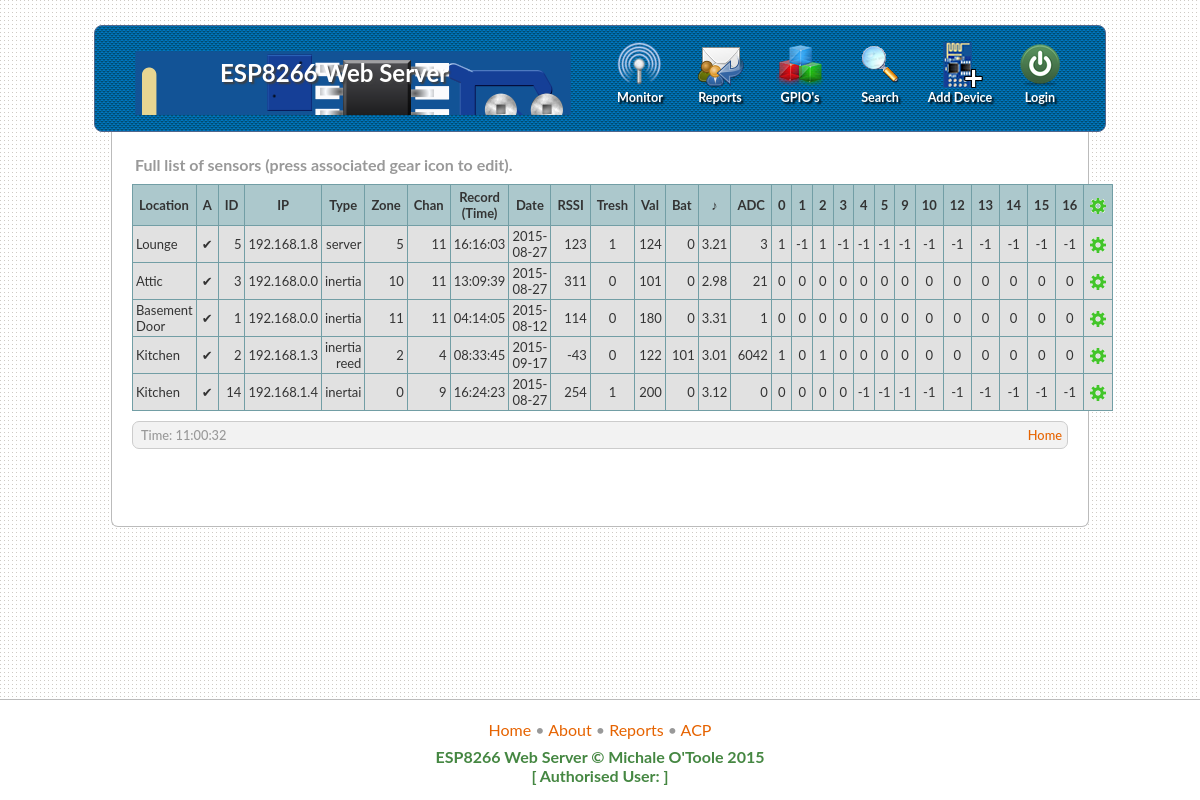
The app's page /reports.php with its own data.
### tables this page shows
CREATE TABLE IF NOT EXISTS `devices` (
  `id` int(8) unsigned NOT NULL AUTO_INCREMENT,
  `esp_is_client` tinyint(1) NOT NULL,
  `esp_ip` varchar(15) NOT NULL DEFAULT '192.168.000.000',
  `esp_zone` int(4) unsigned NOT NULL,
  `esp_chan` int(8) unsigned NOT NULL,
  `esp_status` tinyint(1) unsigned NOT NULL DEFAULT '1',
  `esp_batt` float NOT NULL,
  `esp_rx_time` time NOT NULL,
  `esp_rx_date` date NOT NULL,
  `esp_rssi` smallint(6) NOT NULL,
  `esp_adc_reading` float NOT NULL,
  `esp_adc_trigger` float NOT NULL,
  `esp_type` varchar(20) NOT NULL DEFAULT 'inertia',
  `esp_location` varchar(50) NOT NULL,
  `esp_actives` int(11) unsigned NOT NULL,
  `esp_timestamp` timestamp NOT NULL DEFAULT CURRENT_TIMESTAMP ON UPDATE CURRENT_TIMESTAMP,
  `esp_gpio0` tinyint(1) NOT NULL DEFAULT '-1',
  `esp_gpio1` tinyint(1) NOT NULL DEFAULT '-1',
  `esp_gpio2` tinyint(1) NOT NULL DEFAULT '-1',
  `esp_gpio3` tinyint(1) NOT NULL DEFAULT '-1',
  `esp_gpio4` tinyint(1) NOT NULL DEFAULT '-1',
  `esp_gpio5` tinyint(1) NOT NULL DEFAULT '-1',
  `esp_gpio9` tinyint(1) NOT NULL DEFAULT '-1',
  `esp_gpio10` tinyint(1) NOT NULL DEFAULT '-1',
  `esp_gpio12` tinyint(1) NOT NULL DEFAULT '-1',
  `esp_gpio13` tinyint(1) NOT NULL DEFAULT '-1',
  `esp_gpio14` tinyint(1) NOT NULL DEFAULT '-1',
  `esp_gpio15` tinyint(1) NOT NULL DEFAULT '-1',
  `esp_gpio16` tinyint(1) NOT NULL DEFAULT '-1',
  `esp_adc` tinyint(1) NOT NULL DEFAULT '-1',
  PRIMARY KEY (`id`),
  KEY `esp_status` (`esp_status`)
);

### config.php (called while the page is built, shortened)
<?php
	$database = "esp-server";
?>

### includes/functions.php (called while the page is built, shortened)
<?php
function get_data($id, $all = false)
{
	global $hostname, $username, $password, $database;
	$dbhandle = mysqli_connect($hostname, $username, $password, $database) or die("Unable to connect to MySQL");
	$selected = mysqli_select_db($dbhandle, $database);
	if ($all)
	{
		$sql = "SELECT *
			FROM devices
			ORDER BY esp_is_client, esp_location ASC, esp_rx_date DESC, esp_rx_time DESC";
		$result = mysqli_query($dbhandle, $sql);
		while($row = mysqli_fetch_array($result))
		{
			$json_arrays[] = array(
				'id'		=> $row['id'],
				'ip'		=> $row['esp_ip'],
				'status'	=> $row['esp_status'],
				'gpio0'		=> $row['esp_gpio0'],
				'gpio1'		=> $row['esp_gpio1'],
				'gpio2'		=> $row['esp_gpio2'],
				'gpio3'		=> $row['esp_gpio3'],
				'gpio4'		=> $row['esp_gpio4'],
				'gpio5'		=> $row['esp_gpio5'],
				'gpio9'		=> $row['esp_gpio9'],
				'gpio10'	=> $row['esp_gpio10'],
				'gpio12'	=> $row['esp_gpio12'],
				'gpio13'	=> $row['esp_gpio13'],
				'gpio14'	=> $row['esp_gpio14'],
				'gpio15'	=> $row['esp_gpio15'],
				'gpio16'	=> $row['esp_gpio16'],
				'rssi'		=> $row['esp_rssi'],
				'adc'		=> $row['esp_adc'],
				'adc_reading'	=> $row['esp_adc_reading'],
				'adc_trigger'	=> $row['esp_adc_trigger'],
				'type'		=> $row['esp_type'],
				'chan'		=> $row['esp_chan'],
				'zone'		=> $row['esp_zone'],
				'time'		=> $row['esp_rx_time'],
				'date'		=> $row['esp_rx_date'],
				'location'	=> $row['esp_location'],
				'batt'		=> $row['esp_batt'],
				'actives'	=> $row['esp_actives'],
				'timenow'	=> date('H:i:s', time()),
			);
		}
		return($json_arrays);
	}
	return($json_array);
}
?>

### reports.php (the view, shortened to what this page needs)
<?php
include_once('includes/functions.php');
$json_arrays = get_data(0, true);
?>
<form id="esp_reports" name="esp_reports" method="post" action="edit.php?action=submit">
	<h4 style="margin:3px; margin-bottom:10px;">Full list of sensors (press associated gear icon to edit).</h4>
	<div class="xbox" style="margin:0;">
		<table class="ttable">
			<tr>
				<th title="Location in house">Location</th>
				<th style="text-align:center" title="Active/Inactive">A</th>
				<th style="text-align:center">ID</th>
				<th style="text-align:center">IP</th>
				<th style="text-align:center">Type</th>
				<th style="text-align:center">Zone</th>
				<th style="text-align:center">Chan</th>
				<th style="text-align:center" title="Last activated">Record (Time)</th>
				<th style="text-align:center" title="Last activated">Date</th>
				<th style="text-align:center" title="Signal Level">RSSI</th>
				<th style="text-align:center" title="ADC Treshold">Tresh</th>
				<th style="text-align:center" title="ADC Value">Val</th>
				<th style="text-align:center" title="Battery voltage">Bat</th>
				<th style="text-align:center;" title="Total activations">♪</th>
				<th style="text-align:center;" title="ADC">ADC</th>
				<th style="text-align:center;" title="GPIO0">0</th>
				<th style="text-align:center;" title="GPIO1">1</th>
				<th style="text-align:center;" title="GPIO2">2</th>
				<th style="text-align:center;" title="GPIO3">3</th>
				<th style="text-align:center;" title="GPIO4">4</th>
				<th style="text-align:center;" title="GPIO5">5</th>
				<th style="text-align:center;" title="GPIO9">9</th>
				<th style="text-align:center;" title="GPIO0">10</th>
				<th style="text-align:center;" title="GPIO1">12</th>
				<th style="text-align:center;" title="GPIO2">13</th>
				<th style="text-align:center;" title="GPIO4">14</th>
				<th style="text-align:center;" title="GPIO15">15</th>
				<th style="text-align:center;" title="GPIO16">16</th>
				<th class="editicon"><img src="images/icon_edit.gif"></th>
			</tr>
<?php foreach($json_arrays as $json_array) { ?>
<?php
			if($json_array['ip'] == "0.0.0.0")
			{
				echo '<tr class="client">';
			}
			else
			{
				echo '<tr class="server">';
			}
?>
				<td style=""><?php echo $json_array['location']; ?></td>
				<td style="text-align:center;"><?php echo $json_array['status'] ? '✔' : '✖'; ?></td>
				<td style="text-align:right;"><?php echo $json_array['id']; ?></td>
				<td style="text-align:right;"><?php echo $json_array['ip']; ?></td>
				<td style="text-align:right;"><?php echo $json_array['type']; ?></td>
				<td style="text-align:right;"><?php echo $json_array['zone']; ?></td>
				<td style="text-align:right;"><?php echo $json_array['chan']; ?></td>
				<td style="text-align:center"><?php echo $json_array['time']; ?></td>
				<td style="text-align:center"><?php echo $json_array['date']; ?></td>
				<td style="text-align:right;"><?php echo $json_array['rssi']; ?></td>
				<td style="text-align:center;"><?php echo $json_array['adc']; ?></td>
				<td style="text-align:right;"><?php echo $json_array['adc_reading']; ?></td>
				<td style="text-align:right;"><?php echo $json_array['adc_trigger']; ?></td>
				<td style="text-align:right;"><?php echo $json_array['batt']; ?></td>
				<td style="text-align:right;"><?php echo $json_array['actives']; ?></td>
				<td style="text-align:center;"><?php echo $json_array['gpio0']; ?></td>
				<td style="text-align:center;"><?php echo $json_array['gpio1']; ?></td>
				<td style="text-align:center;"><?php echo $json_array['gpio2']; ?></td>
				<td style="text-align:center;"><?php echo $json_array['gpio3']; ?></td>
				<td style="text-align:center;"><?php echo $json_array['gpio4']; ?></td>
				<td style="text-align:center;"><?php echo $json_array['gpio5']; ?></td>
				<td style="text-align:center;"><?php echo $json_array['gpio9']; ?></td>
				<td style="text-align:center;"><?php echo $json_array['gpio10']; ?></td>
				<td style="text-align:center;"><?php echo $json_array['gpio12']; ?></td>
				<td style="text-align:center;"><?php echo $json_array['gpio13']; ?></td>
				<td style="text-align:center;"><?php echo $json_array['gpio14']; ?></td>
				<td style="text-align:center;"><?php echo $json_array['gpio15']; ?></td>
				<td style="text-align:center;"><?php echo $json_array['gpio16']; ?></td>
				<td class="editicon">
					<a href="edit.php?id=<?php echo $json_array['id']; ?>" title="Click to Edit Sensor Details"><img src="images/icon_edit.gif"></a>
				</td>
<?php } ?>
			</tr>
		</table>
	</div>
</form>

### resources/style.css (style rules this page uses)
.header_body { margin: -73px 0 -20px 100px; }
.header_menu { font-size: 0.7em; margin-top: -78px; }
.ht span { margin: 0; }
.header_menu ul { float: right; margin: 0; padding: 0; list-style: none; white-space: normal; background: transparent url(images/topnav_divider.png); background-repeat: repeat-y; }
.header_menu ul li { display: inline; float: left; height: 107px; background: transparent url(images/topnav_divider.png); background-repeat: repeat-y; }
.header_menu ul li a { height: 107px; display: block; text-align: center; font-weight: bold; text-shadow: 2px 2px 2px #000; }
.header_menu ul li a:link, .header_menu ul li a:active, .header_menu ul li a:visited, .header_menu ul li a:hover { color: #fff; text-decoration: none; }
.header_menu ul li a span { display: block; line-height: 65px; height: 65px; min-width: 80px; background: transparent none no-repeat 50% 95%; }
.header_menu ul li.login a span { background-image: url(images/login.png); }
.header_menu ul li.search a span { background-image: url(./images/search.png); }
.header_menu ul li.monitor a span { background-image: url(./images/wifi.png); }
.header_menu ul li.reports a span { background-image: url(./images/mail.png); }
.header_menu ul li.control a span { background-image: url(images/devicecontrol.png); }
.header_menu ul li.add_device a span { background-image: url(images/add_device.png); }
.header_menu ul { background-image: url(images/topnav_divider.png); background-position: 100% 0; background-repeat: repeat-y; float: right; height: 107px; margin: 0; padding: 0; white-space: normal; }
body { background-color: #fff; font-family:'Lato', sans-serif; color: #999; padding:0; margin: auto auto; width:100%; height:100%; background-color: #FFFFFF; background-image: url(back.png); font-size: 1em; font-weight:normal; }
.header { font-size: 18px; font-weight: normal; background-color: #fff; color: #999; margin: 25px auto 10px auto; padding: 25px; width:80%; border-radius: 8px; border: solid 1px #004C72; height: 55px; background-color: #0099F8; background-image: url(stripes.png); color: #FFF; text-shadow: 2px 2px 2px #3F3F3F; border-color: #4E658C; }
#wrap { background-color: #fff; color: #999; margin: -10px auto 5px auto; padding: 20px; width:78%; border-radius: 7px; border: solid 1px #BBB; border-top: solid 0px #BBB; border-top-left-radius: 0; border-top-right-radius: 0; }
.footer { clear:both; width:100%; background-color:#FFF; vertical-align:bottom; text-align:center; min-height:80px; padding-top:20px; position:fixed; bottom:0; clear:both; border: solid 1px #E3E5E5; border-top: solid 1px #BBB; border-left: 0; border-right: 0; border-bottom: 0; }
#gutter { margin-top: 10px;margin-bottom: 28px; height:101%; }
#gutter::after { clear:both; }
#wrap::after { clear:both; }
.box { background: #FFF none repeat-x 0 0; background-repeat: repeat; text-align:left; padding: 5px 8px 5px 8px; overflow: hidden; clear: both; border: solid 1px #E5EDF3; border: solid 1px #CCC; border: solid 1px #E3E5E5; border-radius: 7px; text-align:left; }
.info { font-size: 0.8em; font-weight: 500; background: #F2F2F2; width:auto; margin: 10px 0 0 0; border: solid 1px #CCC; text-align: right; padding-right: 5px; height:auto; clear:both; }
li { text-align: left; }
#p_container_ { width: 100%; margin: auto; padding:0; display: table; }
#p_row_ { display: table-row; }
.copyright { padding: 8px 0 5px 0; font-weight:700; text-align:center; color:#458742; }
a, a:visited { text-decoration:none; }
a { color: #E66300; }
h1 { font-size: 24px; }
.white { color: #FFF; }
.ttable { font-size:13px;color:#333333;width:100%;border-width: 1px;border-color: #729ea5;border-collapse:collapse; }
.ttable th { font-size:13px;background-color:#acc8cc;border-width:1px;padding:4px 6px 4px 6px;border-style:solid;border-color:#729ea5;text-align:left; }
.ttable tr { background-color:#f2f2f2; }
.ttable td { font-size:13px;border-width:1px;padding:2px 3px 2px 3px;border-style: solid;border-color:#729ea5; }
tr.server { background-color:#E1E1E1; }
.editicon { width: 14px; height:14px; text-align:center; }

### records on screen
devices: esp_location "Lounge", id "5", esp_ip "192.168.1.8", esp_type "server", zone "5", esp_chan "11", esp_rx_time "16:16:03", esp_rx_date "2015-08-27", esp_rssi "123", adc "1", esp_adc_reading "124", adc_trigger "0", esp_batt "3.21", esp_actives "3", gpio0 "1", gpio1 "-1", gpio2 "1", gpio3 "-1", gpio4 "-1", gpio5 "-1", gpio9 "-1", gpio10 "-1", gpio12 "-1", gpio13 "-1", gpio14 "-1", gpio15 "-1", gpio16 "-1"
devices: esp_location "Attic", id "3", esp_ip "192.168.0.0", esp_type "inertia", esp_zone "10", esp_chan "11", esp_rx_time "13:09:39", esp_rx_date "2015-08-27", esp_rssi "311", adc "0", esp_adc_reading "101", adc_trigger "0", esp_batt "2.98", esp_actives "21", gpio0 "0", gpio1 "0", gpio2 "0", gpio3 "0", gpio4 "0", gpio5 "0", gpio9 "0", gpio10 "0", gpio12 "0", gpio13 "0", gpio14 "0", gpio15 "0", gpio16 "0"
devices: esp_location "Basement Door", id "1", esp_ip "192.168.0.0", esp_type "inertia", esp_zone "11", esp_chan "11", esp_rx_time "04:14:05", esp_rx_date "2015-08-12", esp_rssi "114", adc "0", esp_adc_reading "180", adc_trigger "0", esp_batt "3.31", esp_actives "1", gpio0 "0", gpio1 "0", gpio2 "0", gpio3 "0", gpio4 "0", gpio5 "0", gpio9 "0", gpio10 "0", gpio12 "0", gpio13 "0", gpio14 "0", gpio15 "0", gpio16 "0"
devices: esp_location "Kitchen", id "2", esp_ip "192.168.1.3", esp_type "inertia reed", esp_zone "2", esp_chan "4", esp_rx_time "08:33:45", esp_rx_date "2015-09-17", esp_rssi "-43", adc "0", esp_adc_reading "122", esp_adc_trigger "101", esp_batt "3.01", esp_actives "6042", gpio0 "1", gpio1 "0", gpio2 "1", gpio3 "0", gpio4 "0", gpio5 "0", gpio9 "0", gpio10 "0", gpio12 "0", gpio13 "0", gpio14 "0", gpio15 "0", gpio16 "0"
devices: esp_location "Kitchen", id "14", esp_ip "192.168.1.4", esp_type "inertai", esp_zone "0", esp_chan "9", esp_rx_time "16:24:23", esp_rx_date "2015-08-27", esp_rssi "254", adc "1", esp_adc_reading "200", esp_adc_trigger "0", esp_batt "3.12", esp_actives "0", gpio0 "0", gpio1 "0", gpio2 "0", gpio3 "0", gpio4 "-1", gpio5 "-1", gpio9 "-1", gpio10 "-1", gpio12 "-1", gpio13 "-1", gpio14 "-1", gpio15 "-1", gpio16 "-1"
